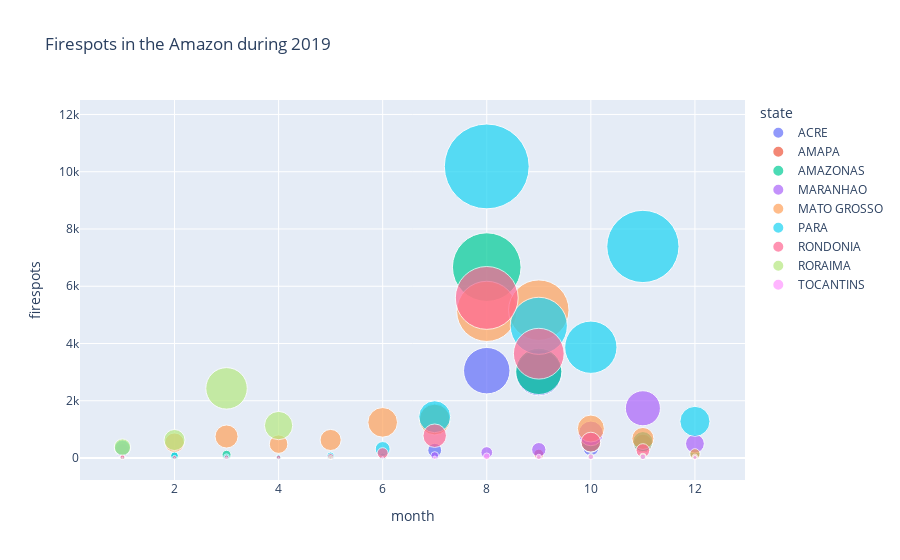

Here is the notebook cell this chart was saved with:
### Markdown cell above
### 5. Bubble Chart of Amazon Firespots

### Code cell
fig5 = px.scatter(df2.query("year==2019"), x="month", y="firespots",
                    title = "Firespots in the Amazon during 2019",
	                size="firespots", color="state",
                    hover_name="state", size_max=60)
fig5.show()

### Figure 1 — Plotly figure (JSON) as saved in the notebook; plotly's stock layout.template omitted (floating-point values rounded to 4 significant figures)
{"data": [{"hovertemplate": "<b>%{hovertext}</b><br><br>state=ACRE<br>month=%{x}<br>firespots=%{marker.size}<extra></extra>", "hovertext": ["ACRE", "ACRE", "ACRE", "ACRE", "ACRE", "ACRE", "ACRE", "ACRE", "ACRE", "ACRE", "ACRE", "ACRE"], "legendgroup": "ACRE", "marker": {"color": "#636efa", "size": [1, 1, 2, 6, 33, 60, 272, 3051, 2977, 354, 44, 1], "sizemode": "area", "sizeref": 2.829, "symbol": "circle"}, "mode": "markers", "name": "ACRE", "orientation": "v", "showlegend": true, "type": "scatter", "x": [1, 2, 3, 4, 5, 6, 7, 8, 9, 10, 11, 12], "xaxis": "x", "y": [1, 1, 2, 6, 33, 60, 272, 3051, 2977, 354, 44, 1], "yaxis": "y"}, {"hovertemplate": "<b>%{hovertext}</b><br><br>state=AMAPA<br>month=%{x}<br>firespots=%{marker.size}<extra></extra>", "hovertext": ["AMAPA", "AMAPA", "AMAPA", "AMAPA", "AMAPA", "AMAPA", "AMAPA"], "legendgroup": "AMAPA", "marker": {"color": "#EF553B", "size": [4, 4, 21, 138, 540, 503, 62], "sizemode": "area", "sizeref": 2.829, "symbol": "circle"}, "mode": "markers", "name": "AMAPA", "orientation": "v", "showlegend": true, "type": "scatter", "x": [1, 7, 8, 9, 10, 11, 12], "xaxis": "x", "y": [4, 4, 21, 138, 540, 503, 62], "yaxis": "y"}, {"hovertemplate": "<b>%{hovertext}</b><br><br>state=AMAZONAS<br>month=%{x}<br>firespots=%{marker.size}<extra></extra>", "hovertext": ["AMAZONAS", "AMAZONAS", "AMAZONAS", "AMAZONAS", "AMAZONAS", "AMAZONAS", "AMAZONAS", "AMAZONAS", "AMAZONAS", "AMAZONAS", "AMAZONAS", "AMAZONAS"], "legendgroup": "AMAZONAS", "marker": {"color": "#00cc96", "size": [35, 90, 114, 10, 21, 57, 1371, 6668, 3026, 548, 573, 152], "sizemode": "area", "sizeref": 2.829, "symbol": "circle"}, "mode": "markers", "name": "AMAZONAS", "orientation": "v", "showlegend": true, "type": "scatter", "x": [1, 2, 3, 4, 5, 6, 7, 8, 9, 10, 11, 12], "xaxis": "x", "y": [35, 90, 114, 10, 21, 57, 1371, 6668, 3026, 548, 573, 152], "yaxis": "y"}, {"hovertemplate": "<b>%{hovertext}</b><br><br>state=MARANHAO<br>month=%{x}<br>firespots=%{marker.size}<extra></extra>", "hovertext": ["MARANHAO", "MARANHAO", "MARANHAO", "MARANHAO", "MARANHAO", "MARANHAO", "MARANHAO", "MARANHAO", "MARANHAO", "MARANHAO", "MARANHAO", "MARANHAO"], "legendgroup": "MARANHAO", "marker": {"color": "#ab63fa", "size": [269, 9, 3, 2, 12, 24, 86, 193, 291, 861, 1738, 501], "sizemode": "area", "sizeref": 2.829, "symbol": "circle"}, "mode": "markers", "name": "MARANHAO", "orientation": "v", "showlegend": true, "type": "scatter", "x": [1, 2, 3, 4, 5, 6, 7, 8, 9, 10, 11, 12], "xaxis": "x", "y": [269, 9, 3, 2, 12, 24, 86, 193, 291, 861, 1738, 501], "yaxis": "y"}, {"hovertemplate": "<b>%{hovertext}</b><br><br>state=MATO GROSSO<br>month=%{x}<br>firespots=%{marker.size}<extra></extra>", "hovertext": ["MATO GROSSO", "MATO GROSSO", "MATO GROSSO", "MATO GROSSO", "MATO GROSSO", "MATO GROSSO", "MATO GROSSO", "MATO GROSSO", "MATO GROSSO", "MATO GROSSO", "MATO GROSSO", "MATO GROSSO"], "legendgroup": "MATO GROSSO", "marker": {"color": "#FFA15A", "size": [336, 536, 752, 485, 631, 1246, 1343, 5123, 5165, 1030, 684, 148], "sizemode": "area", "sizeref": 2.829, "symbol": "circle"}, "mode": "markers", "name": "MATO GROSSO", "orientation": "v", "showlegend": true, "type": "scatter", "x": [1, 2, 3, 4, 5, 6, 7, 8, 9, 10, 11, 12], "xaxis": "x", "y": [336, 536, 752, 485, 631, 1246, 1343, 5123, 5165, 1030, 684, 148], "yaxis": "y"}, {"hovertemplate": "<b>%{hovertext}</b><br><br>state=PARA<br>month=%{x}<br>firespots=%{marker.size}<extra></extra>", "hovertext": ["PARA", "PARA", "PARA", "PARA", "PARA", "PARA", "PARA", "PARA", "PARA", "PARA", "PARA", "PARA"], "legendgroup": "PARA", "marker": {"color": "#19d3f3", "size": [355, 80, 46, 38, 80, 315, 1443, 10185, 4618, 3870, 7390, 1280], "sizemode": "area", "sizeref": 2.829, "symbol": "circle"}, "mode": "markers", "name": "PARA", "orientation": "v", "showlegend": true, "type": "scatter", "x": [1, 2, 3, 4, 5, 6, 7, 8, 9, 10, 11, 12], "xaxis": "x", "y": [355, 80, 46, 38, 80, 315, 1443, 10185, 4618, 3870, 7390, 1280], "yaxis": "y"}, {"hovertemplate": "<b>%{hovertext}</b><br><br>state=RONDONIA<br>month=%{x}<br>firespots=%{marker.size}<extra></extra>", "hovertext": ["RONDONIA", "RONDONIA", "RONDONIA", "RONDONIA", "RONDONIA", "RONDONIA", "RONDONIA", "RONDONIA", "RONDONIA", "RONDONIA", "RONDONIA", "RONDONIA"], "legendgroup": "RONDONIA", "marker": {"color": "#FF6692", "size": [33, 22, 28, 26, 50, 170, 780, 5592, 3644, 556, 263, 42], "sizemode": "area", "sizeref": 2.829, "symbol": "circle"}, "mode": "markers", "name": "RONDONIA", "orientation": "v", "showlegend": true, "type": "scatter", "x": [1, 2, 3, 4, 5, 6, 7, 8, 9, 10, 11, 12], "xaxis": "x", "y": [33, 22, 28, 26, 50, 170, 780, 5592, 3644, 556, 263, 42], "yaxis": "y"}, {"hovertemplate": "<b>%{hovertext}</b><br><br>state=RORAIMA<br>month=%{x}<br>firespots=%{marker.size}<extra></extra>", "hovertext": ["RORAIMA", "RORAIMA", "RORAIMA", "RORAIMA", "RORAIMA", "RORAIMA", "RORAIMA", "RORAIMA", "RORAIMA", "RORAIMA", "RORAIMA", "RORAIMA"], "legendgroup": "RORAIMA", "marker": {"color": "#B6E880", "size": [383, 629, 2433, 1134, 21, 2, 4, 5, 26, 53, 58, 27], "sizemode": "area", "sizeref": 2.829, "symbol": "circle"}, "mode": "markers", "name": "RORAIMA", "orientation": "v", "showlegend": true, "type": "scatter", "x": [1, 2, 3, 4, 5, 6, 7, 8, 9, 10, 11, 12], "xaxis": "x", "y": [383, 629, 2433, 1134, 21, 2, 4, 5, 26, 53, 58, 27], "yaxis": "y"}, {"hovertemplate": "<b>%{hovertext}</b><br><br>state=TOCANTINS<br>month=%{x}<br>firespots=%{marker.size}<extra></extra>", "hovertext": ["TOCANTINS", "TOCANTINS", "TOCANTINS", "TOCANTINS", "TOCANTINS", "TOCANTINS", "TOCANTINS", "TOCANTINS", "TOCANTINS", "TOCANTINS", "TOCANTINS", "TOCANTINS"], "legendgroup": "TOCANTINS", "marker": {"color": "#FF97FF", "size": [3, 1, 5, 1, 6, 6, 15, 62, 40, 43, 44, 21], "sizemode": "area", "sizeref": 2.829, "symbol": "circle"}, "mode": "markers", "name": "TOCANTINS", "orientation": "v", "showlegend": true, "type": "scatter", "x": [1, 2, 3, 4, 5, 6, 7, 8, 9, 10, 11, 12], "xaxis": "x", "y": [3, 1, 5, 1, 6, 6, 15, 62, 40, 43, 44, 21], "yaxis": "y"}], "layout": {"legend": {"itemsizing": "constant", "title": {"text": "state"}, "tracegroupgap": 0}, "title": {"text": "Firespots in the Amazon during 2019"}, "xaxis": {"anchor": "y", "domain": [0, 1], "title": {"text": "month"}}, "yaxis": {"anchor": "x", "domain": [0, 1], "title": {"text": "firespots"}}}}
